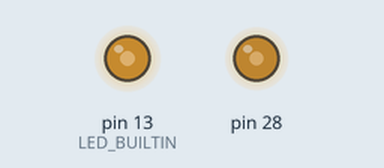
A sketch run on a simulated Teensy 4. Shown: output pins drawn as LEDs (lit = HIGH).

Above: at 0.1 s.
Timing chart, 0 to 1.6 s (numbered marks = the images above):
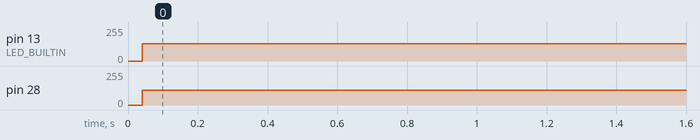

The sketch:

arduino-dac-teensy32-a14.ino
```cpp
/*
Additional URL: https://www.pjrc.com/teensy/package_teensy_index.json

F1 Arduino: Board Manager > teensy > Teensy (for Arduino IDE 2.0.4 or later) by
Paul Stoffregen

F1 Arduino: Change Board Type > Teensy 3.2/3.1

wget https://www.pjrc.com/teensy/00-teensy.rules
sudo mv 00-teensy.rules /etc/udev/rules.d/
sudo service udev restart

F1 Arduino: Select Serial Port > ttyACM0

F1 Arduino: Library Manager > Adafruit MCP4728 by Adafruit
*/

#include <Wire.h>
#include <math.h>

void setup(void) {
  pinMode(LED_BUILTIN, OUTPUT);
  analogWriteResolution(12);
  // Serial.begin(115200);
}

float t = 0.;
const float HZ = 100;
const float k = 1 / 9.97 * HZ;
const float dt = 1. / 360. * PI * 2. * k;
int i = 0;
bool b = false;

void teensy_a14_square() {
  float lv0 = 0;
  while (true) {
    float v0 = sin(t);
    float vv = v0 / 2. + .5;
    int v = (int)(vv * 4095.);
    analogWrite(A14, v);
    t += dt;
    i++;

    if ((v0 > 0) != (lv0 > 0)) {
      b = !b;
      digitalWrite(LED_BUILTIN, b ? HIGH : LOW);
    }

    lv0 = v0;
  }
}

void loop() {
  teensy_a14_square();  // ==> 470 kHz
  return;
}
```

Measured:
- by itself, pin 13 (LED_BUILTIN): 0/255 → 128/255 at 0.04 s
- by itself, pin 28: 0/255 → 112/255 at 0.04 s
